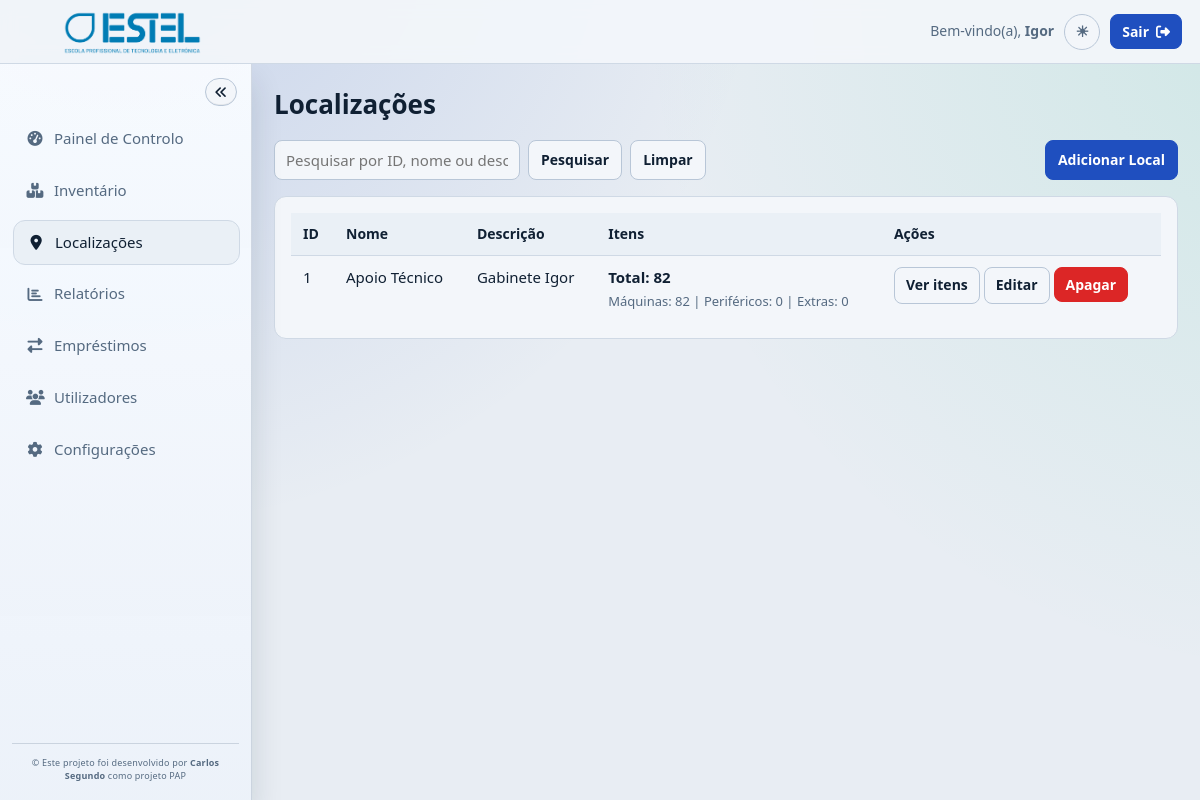
The app's page /dashboard/localizacoes/index.php (signed in) with its own data.
### tables this page shows
CREATE TABLE IF NOT EXISTS `local` (
  `id` INT UNSIGNED NOT NULL AUTO_INCREMENT,
  `nome` VARCHAR(100) NOT NULL,
  `desc` TEXT NULL,
  PRIMARY KEY (`id`),
  UNIQUE KEY `uq_local_nome` (`nome`)
);

### includes/text_normalizer.php (called while the page is built, shortened)
<?php
if (!function_exists('app_text_fix_mojibake')) {
    function app_text_fix_mojibake(?string $value): ?string
    {
        if ($value === null || $value === '') {
            return $value;
        }
        $hasMarker = preg_match('/\x{00C3}[\x{0080}-\x{00BF}]|\x{00C2}[\x{0080}-\x{00BF}]|\x{00E2}\x{20AC}|\x{FFFD}/u', $value) === 1;
        if (!$hasMarker) {
            return $value;
        }
        $best = $value;
        return str_replace("\u{00A0}", ' ', $best);
    }
}

### model/repositories/local_repository.php (called while the page is built, shortened)
<?php
require_once __DIR__ . '/../../includes/text_normalizer.php';
final class LocalRepository
{
    private PDO $pdo;
    public function __construct(PDO $pdo)
    {
        $this->pdo = $pdo;
    }
    public function listar(string $search = ''): array
    {
        $sql = "
            SELECT
                l.id,
                l.nome,
                l.`desc` AS descricao,
                COALESCE(ma_cnt.total, 0) AS maquinas_count,
                COALESCE(p_cnt.total, 0) AS perifericos_count,
                COALESCE(e_cnt.total, 0) AS extras_count,
                (
                    COALESCE(ma_cnt.total, 0)
                    + COALESCE(p_cnt.total, 0)
                    + COALESCE(e_cnt.total, 0)
                ) AS total_itens_count
            FROM local l
            LEFT JOIN (
                SELECT ma.local_id, COUNT(*) AS total
                FROM maquina ma
                GROUP BY ma.local_id
            ) ma_cnt ON ma_cnt.local_id = l.id
            LEFT JOIN (
                SELECT p.local_id, COUNT(*) AS total
                FROM periferico p
                GROUP BY p.local_id
            ) p_cnt ON p_cnt.local_id = l.id
            LEFT JOIN (
                SELECT e.local_id, COUNT(*) AS total
                FROM extra e
                GROUP BY e.local_id
            ) e_cnt ON e_cnt.local_id = l.id
        ";
        $params = [];
        $search = trim((string) app_text_fix_mojibake($search));
        $sql .= " ORDER BY l.nome ASC, l.id ASC";
        $stmt = $this->pdo->prepare($sql);
        $stmt->execute($params);
        $rows = $stmt->fetchAll();
        $result = [];
        foreach ($rows as $row) {
            $result[] = [
                'id' => (int) $row['id'],
                'nome' => $this->cleanText((string) $row['nome']),
                'descricao' => $this->cleanNullableString(isset($row['descricao']) ? (string) $row['descricao'] : null),
                'maquinas_count' => (int) ($row['maquinas_count'] ?? 0),
                'perifericos_count' => (int) ($row['perifericos_count'] ?? 0),
                'extras_count' => (int) ($row['extras_count'] ?? 0),
                'total_itens_count' => (int) ($row['total_itens_count'] ?? 0),
            ];
        }
        return $result;
    }
    private function cleanNullableString(?string $value): ?string
    {
        $trimmed = trim((string) app_text_fix_mojibake($value));
        return $trimmed === '' ? null : $trimmed;
    }
    private function cleanText(string $value): string
    {
        return trim((string) app_text_fix_mojibake($value));
    }
}

### dashboard/localizacoes/index.php (the view, shortened to what this page needs)
<?php
require_once __DIR__ . '/../../includes/pdo.php';
require_once __DIR__ . '/../../includes/dashboard_sidebar.php';
require_once __DIR__ . '/../../model/repositories/local_repository.php';
function h(?string $value): string
{
    return htmlspecialchars((string) $value, ENT_QUOTES, 'UTF-8');
}
$repo = new LocalRepository($pdo);
$q = trim((string) ($_GET['q'] ?? ''));
$locais = [];
try {
    $locais = $repo->listar($q);
} catch (Throwable $e) {
    $dbError = "N\u{00E3}o foi poss\u{00ED}vel carregar as localiza\u{00E7}\u{00F5}es.";
}
?>
<!DOCTYPE html>
<html lang="pt-PT">
<head>
  <link rel="stylesheet" href="https://cdnjs.cloudflare.com/ajax/libs/font-awesome/6.5.0/css/all.min.css">
  <link rel="stylesheet" href="../../css/utilizadores.css?v=20260318b">
</head>
<body id="page-localizacoes">
<header class="topbar">
  <div class="logo">ESTEL SGP</div>
  <div class="topbar-right">
    <span class="user-label">Bem-vindo(a), <strong><?php echo h($_SESSION['nome'] ?? 'Utilizador'); ?></strong></span>
    <button class="btn btn-secondary btn-small js-theme-toggle" type="button" aria-pressed="false">Modo escuro</button>
    <button class="btn btn-primary btn-small" type="button" onclick="confirmarLogout()">Sair <i class="fas fa-sign-out-alt"></i></button>
  </div>
</header>
<div class="layout">
  <aside class="sidebar">
  </aside>
  <main class="content">
    <h1 class="page-title">Localiza&ccedil;&otilde;es</h1>
    <div class="toolbar toolbar-wrap" id="toolbar-localizacoes">
      <form method="get" id="form-pesquisa-local" class="inline-create" action="index.php">
        <input type="text" name="q" id="q" placeholder="Pesquisar por ID, nome ou descri&ccedil;&atilde;o" value="<?php echo h($q); ?>">
        <button class="btn btn-secondary" type="submit">Pesquisar</button>
        <a class="btn btn-secondary" href="index.php">Limpar</a>
      </form>
      <div class="detail-actions">
        <a class="btn btn-primary" href="create.php">Adicionar Local</a>
      </div>
    </div>
    <section class="panel" id="painel-localizacoes">
      <table class="table" id="tabela-localizacoes">
        <thead>
          <tr>
            <th>ID</th>
            <th>Nome</th>
            <th>Descri&ccedil;&atilde;o</th>
            <th>Itens</th>
            <th>A&ccedil;&otilde;es</th>
          </tr>
        </thead>
        <tbody>
          <?php foreach ($locais as $local): ?>
            <?php
              $id = (int) $local['id'];
              $nome = (string) $local['nome'];
              $descricao = (string) ($local['descricao'] ?? '');
              $maquinasCount = (int) ($local['maquinas_count'] ?? 0);
              $perifericosCount = (int) ($local['perifericos_count'] ?? 0);
              $extrasCount = (int) ($local['extras_count'] ?? 0);
              $totalItensCount = (int) ($local['total_itens_count'] ?? 0);
              $verItensUrl = '../bens/index.php?local_id=' . $id;
            ?>
            <tr>
              <td><?php echo $id; ?></td>
              <td><?php echo h($nome); ?></td>
              <td>
                <?php if ($descricao !== ''): ?>
                  <?php echo h($descricao); ?>
                <?php else: ?>
                  <span class="table-note">Sem descri&ccedil;&atilde;o</span>
                <?php endif; ?>
              </td>
              <td>
                <strong>Total: <?php echo $totalItensCount; ?></strong>
                <div class="table-note">
                  M&aacute;quinas: <?php echo $maquinasCount; ?> |
                  Perif&eacute;ricos: <?php echo $perifericosCount; ?> |
                  Extras: <?php echo $extrasCount; ?>
                </div>
              </td>
              <td>
                <a class="btn btn-secondary btn-small" href="<?php echo h($verItensUrl); ?>">Ver itens</a>
                <a class="btn btn-secondary btn-small" href="edit.php?id=<?php echo $id; ?>">Editar</a>
                <form method="post" action="delete.php" class="inline-form inline-form-inline" onsubmit="return confirm('Apagar esta localiza\u00E7\u00E3o?');">
                  <button class="btn btn-danger btn-small" type="submit">Apagar</button>
                </form>
              </td>
            </tr>
          <?php endforeach; ?>
        </tbody>
      </table>
    </section>
  </main>
</div>
</body>
</html>

### records on screen
local: id "1", nome "Apoio Técnico", desc "Gabinete Igor", totalItensCount "82", maquinasCount "82", perifericosCount "0", extrasCount "0"

### other values on screen
$_SESSION['nome'] "Igor"
dashboard_sidebar_escape($label) "Painel de Controlo"
dashboard_sidebar_escape($label) "Inventário"
dashboard_sidebar_escape($label) "Localizações"
dashboard_sidebar_escape($label) "Relatórios"
dashboard_sidebar_escape($label) "Empréstimos"
dashboard_sidebar_escape($label) "Utilizadores"
dashboard_sidebar_escape($label) "Configurações"
